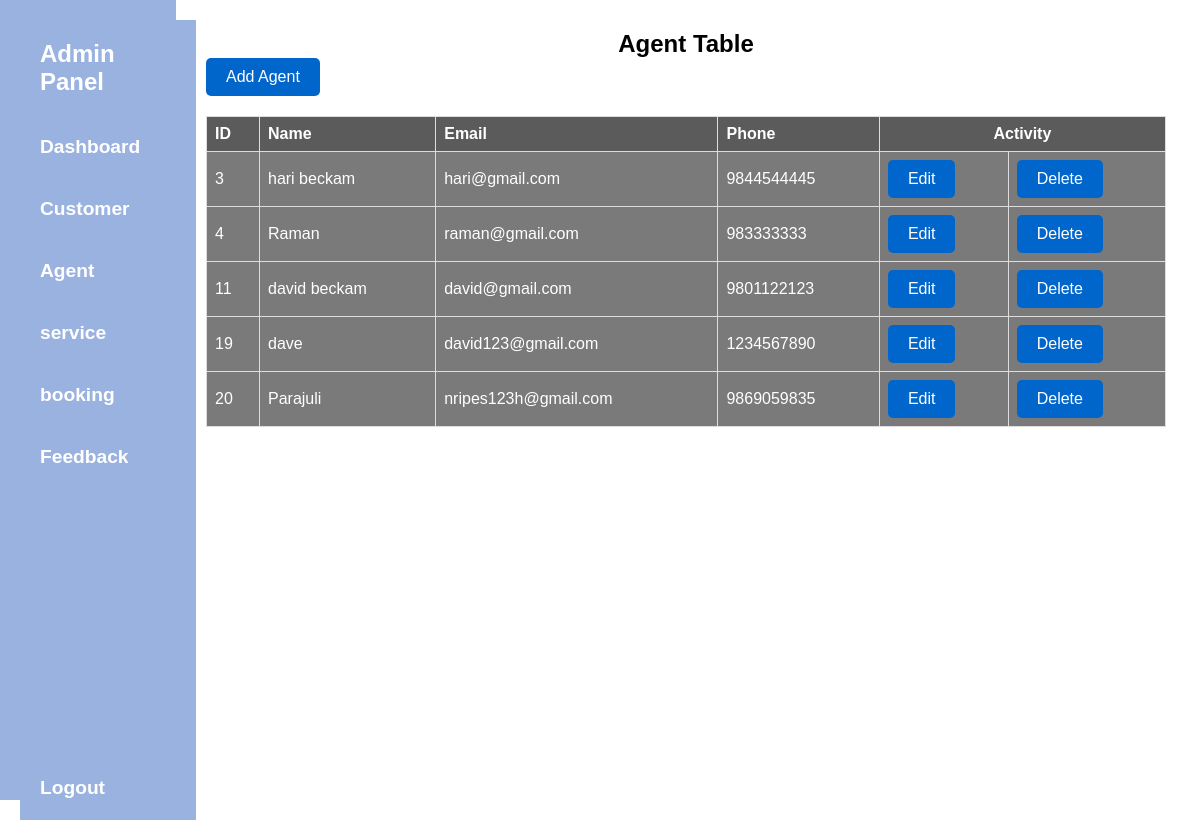
The page /Admin/a_agent.php (signed in) on the database its author committed.
### tables this page shows
CREATE TABLE `agent_register` (
  `a_Id` int(11) NOT NULL,
  `Name` varchar(20) DEFAULT NULL,
  `Email` varchar(55) DEFAULT NULL,
  `Mobile_no` bigint(20) DEFAULT NULL,
  `Password` varchar(65) DEFAULT NULL,
  `location` varchar(50) DEFAULT NULL
);

### Admin/a_agent.php (the view, shortened to what this page needs)
<?php
include '../dbconfig.php';
?>
<!DOCTYPE html>
<html lang="en">
<head>
    <link rel="stylesheet" href="index.css">
</head>
<body>
    <div class='wrapper'>
        <div class='sidebar' style="position: sticky;">
            <?php
            include '../Component/a_sidebar.php';
            ?>
        </div>
        <?php
        $agentQuery = "SELECT * FROM agent_register";
        $agentResult = mysqli_query($connect, $agentQuery);
        ?>
        <div class='content'>
        <h2 style="color:black; text-align:center;" >Agent Table</h2>
        <a class="btn" href="add_agent.php">Add Agent</a>
            <table>
                <tr>
                    <th>ID</th>
                    <th>Name</th>
                    <th>Email</th>
                    <th>Phone</th>
                    <th colspan="2" style="text-align:center">Activity</th>
                </tr>
                <?php while ($row = mysqli_fetch_assoc($agentResult)) { ?>
                    <tr>
                        <td>
                            <?php echo $row['a_Id']; ?>
                        </td>
                        <td>
                            <?php echo $row['Name']; ?>
                        </td>
                        <td>
                            <?php echo $row['Email']; ?>
                        </td>
                        <td>
                            <?php echo $row['Mobile_no']; ?>
                        </td>
                        <td><a class='btn' href="edit_agent.php?id=<?php echo $row['a_Id']; ?>">Edit</a></td>
                        <td><a class='btn' href="delete_agent.php?id=<?php echo $row['a_Id']; ?>">Delete</a></td>
                    </tr>
                <?php } ?>
            </table>
        </div>
    </div>
</body>
</html>

### Admin/index.css (style rules this page uses)
body { font-family: Arial, sans-serif; margin: 0; padding: 0; }
.btn { display: inline-block; padding: 10px 20px; background-color: #0066cc; color: #fff; border-radius: 5px; text-decoration: none; text-decoration-color: black; }
a { color: #0066cc; text-decoration: none; }
table { width: 100%; border-collapse: collapse; margin-top: 20px; }
table th, table td { padding: 10px; text-align: left; border-bottom: 1px solid #ddd; color: #fff; background-color: rgba(119, 71, 12, 0.523); }
table th { background-color: #000000a4; }

### Css/a_sidebar.css (style rules this page uses)
* { font-family: "Trebuchet MS", "Lucida Sans Unicode", "Lucida Grande", "Lucida Sans", Arial, sans-serif; }
* { margin: 0%; padding: 0%; }
body { align-items: center; background: url('../images/bgimage3.jpg'); background-size:cover; }
h2 { color: #fff; }
.sidebar { grid-area: sidebar; background-color: #9ab2df; height: 100vh; width: 11rem; position: sticky; }

### Admin/a_agent.php (style rules this page uses)
.wrapper { display: flex; }
.sidebar { width: 20%; background-color: #f1f1f1; padding: 0px; }
.content { width: 80%; padding: 30px; }
table { width: 100%; border-collapse: collapse; }
table th, table td { border: 1px solid #ddd; padding: 8px; }
table td { color: #fff; background-color: rgba(0, 0, 0, 0.523); }

### Component/a_sidebar.php (style rules this page uses)
.sidebar { position: sticky; top: 0; z-index: 100; }

### rows shown on the page
agent_register: a_Id "3", Name "hari beckam", Email "hari@gmail.com", Mobile_no "9844544445"
agent_register: a_Id "4", Name "Raman", Email "raman@gmail.com", Mobile_no "983333333"
agent_register: a_Id "11", Name "david beckam", Email "david@gmail.com", Mobile_no "9801122123"
agent_register: a_Id "19", Name "dave", Email "david123@gmail.com", Mobile_no "1234567890"
agent_register: a_Id "20", Name "Parajuli", Email "nripes123h@gmail.com", Mobile_no "9869059835"
